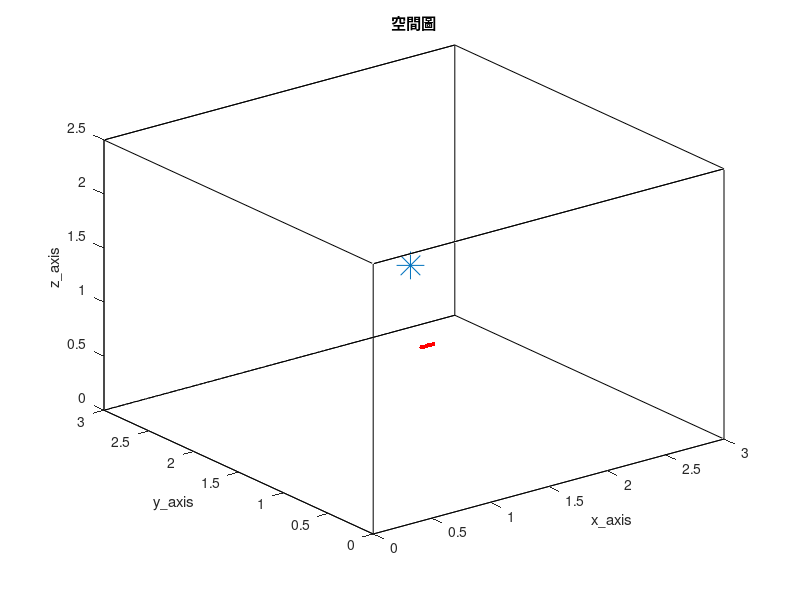

MATLAB code for this plot: (Note: this script raises an error after producing the figure.)
clc; clear;
close all;

tic

%% RIR parameter %%
SorNum = 1;                                              % source number
%%%%%%%%%%%%%%%%%%%%%%%%%%%%%%%%%%%%%%%%%%%%%%%%%%%%%%%%%%%%%%%%%%%%%%%%%%%%%%%%%%%%%%%%%%%%%%%%%%
MicNum = 6;                                             % number of microphone
%%%%%%%%%%%%%%%%%%%%%%%%%%%%%%%%%%%%%%%%%%%%%%%%%%%%%%%%%%%%%%%%%%%%%%%%%%%%%%%%%%%%%%%%%%%%%%%%%%
c = 343;                                                 % Sound velocity (m/s)
fs = 16000;                                              % Sample frequency (samples/s)
Ts = 1/fs;                                               % Sample period (s)

% ULA %
MicStart = [1.18, 1, 1];
%%%%%%%%%%%%%%%%%%%%%%%%%%%%%%%%%%%%%%%%%%%%%%%%%%%%%%%%%%%%%%%%%%%%%%%%%%%%%%%%%%%%%%%%%%%%%%%%%%
spacing = 0.02;
%%%%%%%%%%%%%%%%%%%%%%%%%%%%%%%%%%%%%%%%%%%%%%%%%%%%%%%%%%%%%%%%%%%%%%%%%%%%%%%%%%%%%%%%%%%%%%%%%%
MicPos = zeros(MicNum, 3);
for i = 1:MicNum
    MicPos(i, :) = [MicStart(1, 1)+(i-1)*spacing, MicStart(1, 2), MicStart(1, 3)];
end

SorPos = [1.7, 1.8, 1.3];                                % source position (m)
room_dim = [3, 3, 2.5];                              % Room dimensions [x y z] (m)
%%%%%%%%%%%%%%%%%%%%%%%%%%%%%%%%%%%%%%%%%%%%%%%%%%%%%%%%%%%%%%%%%%%%%%%%%%%%%%%%%%%%%%%%%%%%%%%%%%
reverberation_time = 0.1;                               % Reverberation time (s)
points_rir = 1024;                                        % Number of rir points (需比 reverberation time 還長)
%%%%%%%%%%%%%%%%%%%%%%%%%%%%%%%%%%%%%%%%%%%%%%%%%%%%%%%%%%%%%%%%%%%%%%%%%%%%%%%%%%%%%%%%%%%%%%%%%%
mtype = 'omnidirectional';                               % Type of microphone
order = -1;                                              % -1 equals maximum reflection order!
dim = 3;                                                 % Room dimension
orientation = 0;                                         % Microphone orientation (rad)
hp_filter = 1;                                           % Disable high-pass filter

% 畫空間圖 %
figure(1);
plot3( [0 room_dim(1, 1) room_dim(1, 1) 0 0 0 room_dim(1, 1) room_dim(1, 1) 0 0 room_dim(1, 1) room_dim(1, 1) 0 0 room_dim(1, 1) room_dim(1, 1)], ...
       [0 0 room_dim(1, 2) room_dim(1, 2) 0 0 0 room_dim(1, 2) room_dim(1, 2) room_dim(1, 2) room_dim(1, 2) room_dim(1, 2) room_dim(1, 2) 0 0 0], ...
       [0 0 0 0 0 room_dim(1, 3) room_dim(1, 3) room_dim(1, 3) room_dim(1, 3) 0 0 room_dim(1, 3) room_dim(1, 3) room_dim(1, 3) room_dim(1, 3) 0] , 'k')
hold on
plot3(MicPos(:, 1), MicPos(:, 2), MicPos(:, 3), 'r.', 'MarkerSize', 10)
hold on
plot3(SorPos(:, 1), SorPos(:, 2), SorPos(:, 3), '*', 'MarkerSize', 20)
hold off
xlabel('x\_axis')
ylabel('y\_axis')
zlabel('z\_axis')
title('空間圖')
shg

%% generate ground-truth RIR (h) %%
% % 產生 RIR 和存.mat 檔 %
h = rir_generator(c, fs, MicPos, SorPos, room_dim, reverberation_time, points_rir, mtype, order, dim, orientation, hp_filter);
% rir_filename_str = ['h\h_', string(reverberation_time), 'x', string(MicNum), 'x', string(points_rir), '.mat'];
% rir_filemane = join(rir_filename_str, '');
% save(rir_filemane, 'h')

% % load RIR 的 .mat 檔 %
% rir_filename_str = ['h\h_', string(reverberation_time), 'x', string(MicNum), 'x', string(points_rir), '.mat'];
% rir_filemane = join(rir_filename_str, '');
% load(rir_filemane)

look_mic = 6;
h_yaxis_upperlimit = max(h(look_mic, :)) + 0.01;
h_yaxis_underlimit = min(h(look_mic, :)) - 0.01;
% 畫 ground-truth RIR time plot %
figure(2)
plot(h(look_mic, :), 'r');
xlim([1 points_rir])
ylim([h_yaxis_underlimit h_yaxis_upperlimit])
title('h')
xlabel('points')
ylabel('amplitude')
shg

%% 讀音檔 or 產生 white noise source (source) %%
Second = 23;
SorLen =  Second*fs;

% load source %
% [source_transpose, fs] = audioread('245.wav', [1, SorLen]);    % speech source
% source = source_transpose.';

source = wgn(1, SorLen, 0);

%% RIR mix source (x) %%
% convolution source and RIR %
as = zeros(MicNum, points_rir+SorLen-1);
for i = 1 : MicNum
    as(i, :) = conv(h(i, :), source);
end

x = as(:, 1:SorLen);

%% MCN %%
% basic parameters %
L = points_rir;
%%%%%%%%%%%%%%%%%%%%%%%%%%%%%%%%%%%%%%%%%%%%%%%%%%%%%%%%%%%%%%%%%%%%%%%%%%%%%%%%%%%%%%%%%%%%%%%%%%
lambda = 0.999;
step_size = 0.999;
diaload_delta_h = 0;
stop_criteria = 1e-8;
%%%%%%%%%%%%%%%%%%%%%%%%%%%%%%%%%%%%%%%%%%%%%%%%%%%%%%%%%%%%%%%%%%%%%%%%%%%%%%%%%%%%%%%%%%%%%%%%%%

% initialize R %
R_ini_scalar = 0;
for i = 1:MicNum
    R_ini_scalar = R_ini_scalar + flip(x(i, 1:L))*flip(x(i, 1:L)).'/L;
end

R = R_ini_scalar*eye(MicNum*L);

% initialize h_hat %
h_hat = zeros(MicNum*L, 1);
for i = 1:MicNum
    h_hat((i-1)*L+1) = 1;
end

h_hat = h_hat/norm(h_hat);

% initialize cost function %
cost_fun = zeros(SorLen, 1);

% iteration process %
for n = L+1:SorLen
    % construct R %
    R_temp = zeros(MicNum*L, MicNum*L);
    dia_sum = zeros(L, L);
    for i = 1:MicNum
        for j = 1:MicNum
            R_temp((i-1)*L+1:i*L, (j-1)*L+1:j*L) = -(flip(x(j, n-L+1:n)).'*flip(x(i, n-L+1:n)));
            if i == j
                dia_sum = dia_sum + flip(x(j, n-L+1:n)).'*flip(x(i, n-L+1:n));
            end

        end

    end

    for i = 1:MicNum
        R_temp((i-1)*L+1:i*L, (i-1)*L+1:i*L) = R_temp((i-1)*L+1:i*L, (i-1)*L+1:i*L) + dia_sum;
    end

    R = lambda*R + R_temp;

    % construct cost function %
    for i = 1:MicNum-1
        for j = i+1:MicNum
            cost_fun(n, :) = cost_fun(n, :) + (flip(x(i, n-L+1:n))*h_hat((j-1)*L+1:j*L, :) - flip(x(j, n-L+1:n))*h_hat((i-1)*L+1:i*L, :))^2;
        end

    end

    % compute new h_hat %
    delta_h = inv(R-2*h_hat*(h_hat.')*R-2*R*h_hat*(h_hat.')+diaload_delta_h*eye(MicNum*L))*(R_temp*h_hat-cost_fun(n, :)*h_hat);    % diaload_delta_h*eye(MicNum*L)
    h_hat = (h_hat-step_size*delta_h)/norm(h_hat-step_size*delta_h);

    % stop criteria %
    cost_mean = mean(cost_fun(n-9:n, :));
    if cost_mean < stop_criteria
        break;
    end

end

%%%%%%%%%%%%%%%%%%%%%%%%%%%%%%%%%%%%%%%%%%%%%%%%%%%%%%%%%%%%%%%%%%%%%%%%%%%%%%%%%%%%%%%%%%%%%%%%%%%%%%%%%%%%%%%%%%%%%%
% 中途看波型跟NRMSPM %
aa = reshape(h_hat, [size(h_hat, 1)/MicNum MicNum]).';
ratio_aa = zeros(MicNum, 1);
for i = 1:MicNum
    ratio_aa(i, :) = max(abs(h(i, :)))/max(abs(aa(i, :)));
end

aa = aa.*ratio_aa;


figure(3)
plot(h(look_mic, :), 'r');
hold on
plot(-aa(look_mic, :), 'b');
hold off
xlim([1 points_rir])
legend('ground-truth RIR', 'estimated RIR')
xlabel('time samples')
ylabel('amplitude')
shg

h_NRMSPM = reshape(h.', [MicNum*L 1]);
aa_NRMSPM = reshape(aa.', [MicNum*L 1]);
NRMSPM = 20*log10(norm(h_NRMSPM-h_NRMSPM.'*aa_NRMSPM/(aa_NRMSPM.'*aa_NRMSPM)*aa_NRMSPM)/norm(h_NRMSPM));
%%%%%%%%%%%%%%%%%%%%%%%%%%%%%%%%%%%%%%%%%%%%%%%%%%%%%%%%%%%%%%%%%%%%%%%%%%%%%%%%%%%%%%%%%%%%%%%%%%%%%%%%%%%%%%%%%%%%%%

%% 畫圖看結果 %%
% reshape and rescale h_hat %
h_hat = reshape(h_hat, [size(h_hat, 1)/MicNum MicNum]).';
ratio_h_hat = zeros(MicNum, 1);
for i = 1:MicNum
    ratio_h_hat(i, :) = max(abs(h(i, :)))/max(abs(h_hat(i, :)));
end

h_hat = h_hat.*ratio_h_hat;

A_filename_str = ['A_tdomain\BSI_NA_TD_', string(reverberation_time), '_h_hat.mat'];
A_filename = join(A_filename_str, '');
save(A_filename, 'h_hat')

% cost function 圖 %
figure(3)
plot(cost_fun(L+1:end, :).');
xlabel('update times')
title('cost function')

fig_filename_str = ['fig\BSI_NA_TD_', string(reverberation_time), '_cost_fun.fig'];
fig_filename = join(fig_filename_str, '');
savefig(fig_filename)

% RIR 比較圖 %
figure(4)
plot(h(look_mic, :), 'r');
hold on
plot(-h_hat(look_mic, :), 'b');
hold off
xlim([1 points_rir])
legend('tfestimate', 'BSI')
title('RIR')
xlabel('time samples')
ylabel('amplitude')
shg

fig_filename_str = ['fig\BSI_NA_TD_', string(reverberation_time), '_RIR.fig'];
fig_filename = join(fig_filename_str, '');
savefig(fig_filename)

%% NRMSPM %%
h_NRMSPM = reshape(h.', [MicNum*points_rir 1]);
h_hat_NRMSPM = reshape(h_hat.', [MicNum*points_rir 1]);
NRMSPM = 20*log10(norm(h_NRMSPM-h_NRMSPM.'*h_hat_NRMSPM/(h_hat_NRMSPM.'*h_hat_NRMSPM)*h_hat_NRMSPM)/norm(h_NRMSPM));

NRMSPM_in = zeros(MicNum, 1);
for i = 1:MicNum
    NRMSPM_in(i, :) = 20*log10(norm(h(i, :).'-h(i, :)*h_hat(i, :).'/(h_hat(i, :)*h_hat(i, :).')*h_hat(i, :).')/norm(h(i, :).'));
end


%% 檢查 direct sound 有無 match %%
[~, argmax_h] = max(abs(h.'));
[~, argmax_h_hat] = max(abs(h_hat.'));

%% ATF magnitude and phase plot %%
ATF = fft(h, points_rir, 2);
ATF_estimated = fft(h_hat, points_rir, 2);

figure(5)
subplot(2, 1, 1);
semilogx(linspace(0, fs/2, points_rir/2+1), 20*log10(abs(ATF(look_mic, 1:points_rir/2+1))), 'r');
hold on
semilogx(linspace(0, fs/2, points_rir/2+1), 20*log10(abs(ATF_estimated(look_mic, 1:points_rir/2+1))), 'b');
hold off
xlim([200 8000])
legend('ground-truth ATF', 'estimated ATF')
xlabel('frequency (Hz)')
ylabel('dB')

subplot(2, 1, 2);
semilogx(linspace(0, fs/2, points_rir/2+1), unwrap(angle(ATF(look_mic, 1:points_rir/2+1))), 'r');
hold on
semilogx(linspace(0, fs/2, points_rir/2+1), unwrap(angle(ATF_estimated(look_mic, 1:points_rir/2+1))), 'b');
hold off
xlim([200 8000])
legend('ground-truth ATF', 'estimated ATF')
xlabel('frequency (Hz)')
ylabel('phase (radius)')

fig_filename_str = ['fig\BSI_NA_TD_', string(reverberation_time), '_ATF.fig'];
fig_filename = join(fig_filename_str, '');
savefig(fig_filename)

fprintf('done\n')
